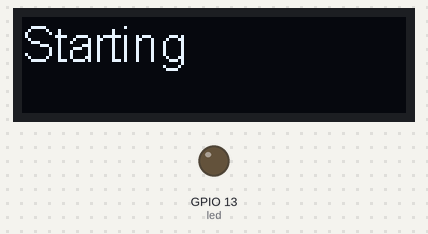
Simulated run of this sketch. Board: ESP32. On the bench: 128×32 one-colour display, output pins drawn as LEDs (lit = HIGH).

Above: at 0.1 s.
At 2.6 s:
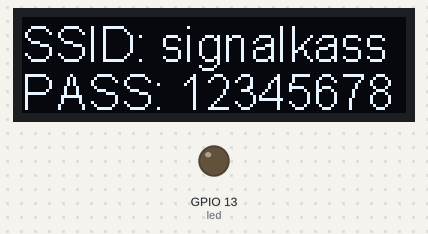
At 5.1 s:
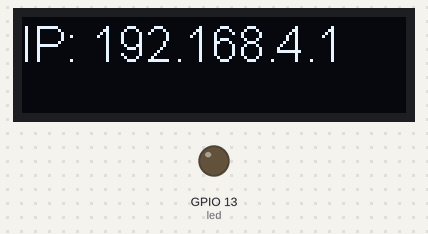

The sketch:

WebServer.ino
```cpp
#include <WiFi.h>
#include <WebServer.h>
#include <Wire.h>
#include <SSD1306.h>

const char* ssid = "signalkass";
const char* password = "12345678";

WebServer server(80);

const int led = 13;

SSD1306Wire display(0x3c, 21, 22, GEOMETRY_128_32);

bool displayAddress = false;

int dTime = 0;
int tempTime = 0;

void handleRoot() {
  digitalWrite(led, 1);
  server.send(200, "text/plain", "hello from esp32!");
  digitalWrite(led, 0);
}

void displayCredentials() {
  display.clear();
  String ssids = "SSID: " + String(ssid);
  String passwords = "PASS: " + String(password);
  display.drawString(0,0, ssids);
  display.drawString(0, 16, passwords);
  display.display();
}

void displayIp() {
  display.clear();
  String IP = "IP: " + WiFi.softAPIP().toString();
  display.drawString(0,0, IP);
  display.display();
}

void switchDisplay() {
  tempTime = millis();
  if(dTime + 2500 < tempTime) {
    if(displayAddress) {
      displayIp();
      dTime = millis();
      displayAddress = false;
    } else {
      displayCredentials();
      dTime = millis();
      displayAddress = true;
    }
  }
}

void setup() {
  pinMode(led, OUTPUT);
  Serial.begin(115200);
  display.init();
  display.setFont(ArialMT_Plain_16);
  display.drawString(0,0, "Starting");
  display.display();
  WiFi.softAP(ssid, password);
  server.on("/", handleRoot);
  server.begin();
  dTime = millis();
}

void loop() {
  server.handleClient();
  switchDisplay();
}
```

Measured:
- what the display in image 1 shows lasts 2.5 s, from 2.5 s to 5.0 s
